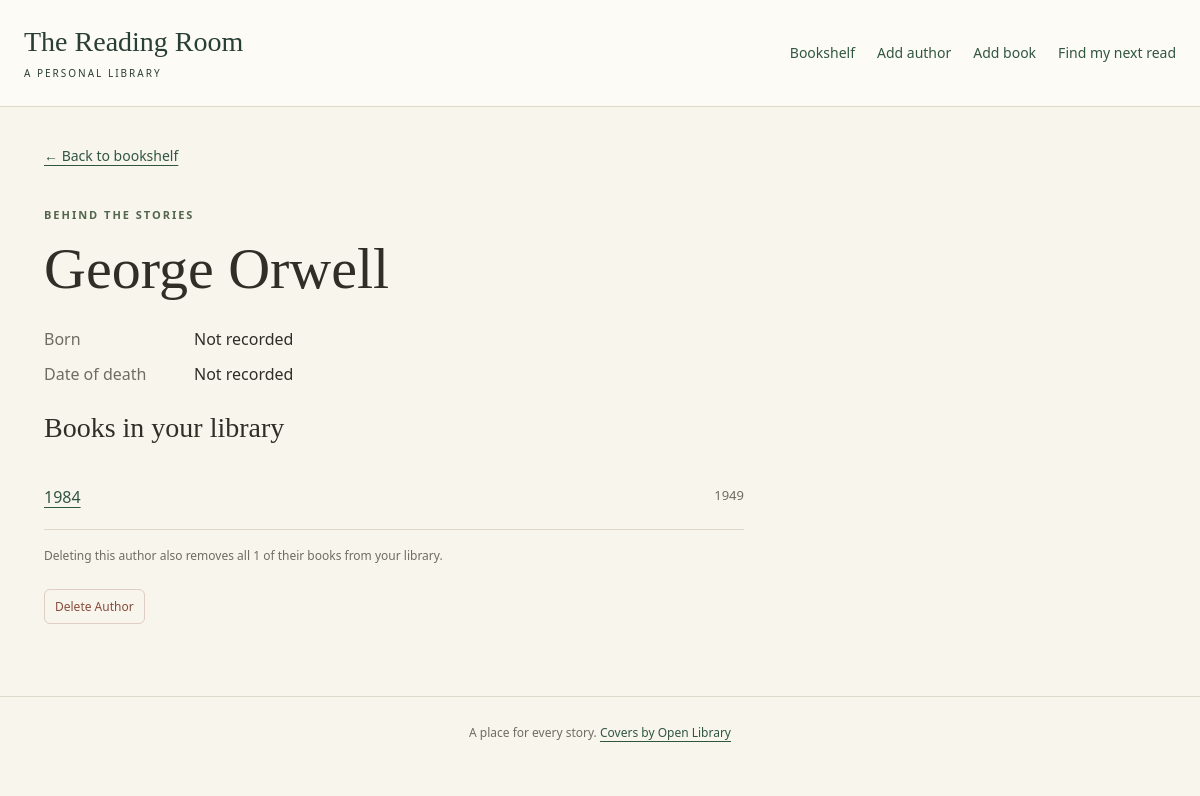
The page /author/2 on the database its author committed.
### data_models.py (models this page shows, shortened)
class Author(db.Model):
    __tablename__ = "author"
    id = db.Column(db.Integer, primary_key=True, autoincrement=True)
    name = db.Column(db.String(200), nullable=False)
    birth_date = db.Column(db.Date, nullable=True)
    date_of_death = db.Column(db.Date, nullable=True)
    books = db.relationship("Book", back_populates="author", cascade="all, delete-orphan")

class Book(db.Model):
    __tablename__ = "book"
    __table_args__ = (db.CheckConstraint("rating BETWEEN 1 AND 10", name="valid_rating"),)
    id = db.Column(db.Integer, primary_key=True, autoincrement=True)
    isbn = db.Column(db.String(20), nullable=False, unique=True)
    title = db.Column(db.String(300), nullable=False)
    publication_year = db.Column(db.Integer, nullable=False)
    author_id = db.Column(db.Integer, db.ForeignKey("author.id"), nullable=False)
    rating = db.Column(db.Integer, nullable=True)
    author = db.relationship("Author", back_populates="books")

### app.py (the view)
@app.route('/author/<int:author_id>')
def author_detail(author_id):
    author = db.get_or_404(Author, author_id)
    books = db.session.scalars(
        db.select(Book).where(Book.author_id == author_id).order_by(Book.title)
    ).all()
    return render_template('author_detail.html', author=author, books=books)

### templates/author_detail.html (shortened to what this page needs)
{% extends 'base.html' %}
{% block content %}
<a class="back" href="{{ url_for('home') }}">← Back to bookshelf</a>
<p class="eyebrow">Behind the stories</p>
<h1>{{ author.name }}</h1>
<dl><dt>Born</dt><dd>{{ author.birth_date or 'Not recorded' }}</dd><dt>Date of death</dt><dd>{{ author.date_of_death or 'Not recorded' }}</dd></dl>
<h2>Books in your library</h2>
<ul class="author-books">
  {% for book in books %}<li><a href="{{ url_for('book_detail', book_id=book.id) }}">{{ book.title }}</a><span>{{ book.publication_year }}{% if book.rating %} · ★ {{ book.rating }}/10{% endif %}</span></li>
  {% else %}<li>No books by this author yet.</li>{% endfor %}
</ul>
<form method="post" action="{{ url_for('delete_author', author_id=author.id) }}" onsubmit="return confirm('Delete this author and ALL their books?')">
  <p class="details">Deleting this author also removes all {{ books|length }} of their books from your library.</p>
  <button class="danger" type="submit">Delete Author</button>
</form>
{% endblock %}

### static/style.css (style rules this page uses)
:root { font-family: system-ui, sans-serif; color: #302e27; background: #f8f5ed; line-height: 1.6; }
* { box-sizing: border-box; }
body { margin: 0; }
h1, h2 { font-family: Georgia, serif; font-weight: normal; line-height: 1.15; }
h1 { font-size: clamp(36px, 5vw, 58px); margin: 12px 0 20px; }
h2 { font-size: 28px; }
a { color: #315640; text-underline-offset: 4px; }
.eyebrow { font-size: 11px; text-transform: uppercase; letter-spacing: .18em; font-weight: 650; color: #52654d; }
.cover span, .details { font-size: 12px; color: #706c62; overflow-wrap: anywhere; }
input, select, textarea, button, .button { font: inherit; padding: 11px 14px; border: 1px solid #bdb8aa; border-radius: 6px; }
button, .button { background: #315640; color: white; cursor: pointer; text-decoration: none; display: inline-block; }
.danger { color: #884b3b; background: transparent; border-color: #decec3; font-size: 12px; padding: 7px 10px; margin-top: 12px; }
.back { display: inline-block; margin-bottom: 28px; font-size: 14px; }
dl { display: grid; grid-template-columns: 140px 1fr; gap: 10px; margin: 24px 0; }
dt { color: #706c62; }
dd { margin: 0; }
.author-books { list-style: none; padding: 0; max-width: 700px; }
.author-books li { padding: 18px 0; border-bottom: 1px solid #ddd6c9; display: flex; gap: 18px; justify-content: space-between; flex-wrap: wrap; }
.author-books span { font-size: 13px; color: #706c62; }

### rows shown on the page
Author: name "George Orwell", birth_date "Not recorded", date_of_death "Not recorded"
Book: title "1984", publication_year "1949"

### other values the page prints
{{ books|length }} "1"
